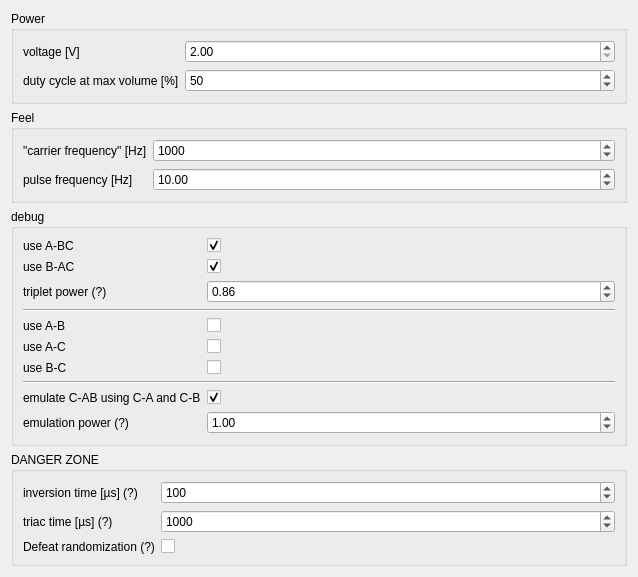
<?xml version="1.0" encoding="UTF-8"?>
<ui version="4.0">
 <class>NeoStimSettingsWidget</class>
 <widget class="QWidget" name="NeoStimSettingsWidget">
  <property name="geometry">
   <rect>
    <x>0</x>
    <y>0</y>
    <width>638</width>
    <height>533</height>
   </rect>
  </property>
  <property name="windowTitle">
   <string>Form</string>
  </property>
  <layout class="QVBoxLayout" name="verticalLayout">
   <item>
    <widget class="QGroupBox" name="groupBox">
     <property name="title">
      <string>Power</string>
     </property>
     <layout class="QFormLayout" name="formLayout">
      <item row="0" column="0">
       <widget class="QLabel" name="label">
        <property name="text">
         <string>voltage [V]</string>
        </property>
       </widget>
      </item>
      <item row="0" column="1">
       <widget class="QDoubleSpinBox" name="voltage">
        <property name="minimum">
         <double>2.000000000000000</double>
        </property>
        <property name="maximum">
         <double>10.000000000000000</double>
        </property>
        <property name="singleStep">
         <double>0.100000000000000</double>
        </property>
       </widget>
      </item>
      <item row="1" column="0">
       <widget class="QLabel" name="label_15">
        <property name="text">
         <string>duty cycle at max volume [%]</string>
        </property>
       </widget>
      </item>
      <item row="1" column="1">
       <widget class="QDoubleSpinBox" name="duty_cycle_at_max_power">
        <property name="decimals">
         <number>0</number>
        </property>
        <property name="maximum">
         <double>90.000000000000000</double>
        </property>
        <property name="value">
         <double>50.000000000000000</double>
        </property>
       </widget>
      </item>
     </layout>
    </widget>
   </item>
   <item>
    <widget class="QGroupBox" name="groupBox_3">
     <property name="title">
      <string>Feel</string>
     </property>
     <layout class="QFormLayout" name="formLayout_3">
      <item row="0" column="0">
       <widget class="QLabel" name="label_2">
        <property name="text">
         <string>&quot;carrier frequency&quot; [Hz]</string>
        </property>
       </widget>
      </item>
      <item row="0" column="1">
       <widget class="QDoubleSpinBox" name="carrier_frequency">
        <property name="decimals">
         <number>0</number>
        </property>
        <property name="minimum">
         <double>500.000000000000000</double>
        </property>
        <property name="maximum">
         <double>2000.000000000000000</double>
        </property>
        <property name="singleStep">
         <double>10.000000000000000</double>
        </property>
        <property name="value">
         <double>1000.000000000000000</double>
        </property>
       </widget>
      </item>
      <item row="1" column="0">
       <widget class="QLabel" name="label_3">
        <property name="text">
         <string>pulse frequency [Hz]</string>
        </property>
       </widget>
      </item>
      <item row="1" column="1">
       <widget class="QDoubleSpinBox" name="pulse_frequency">
        <property name="minimum">
         <double>1.000000000000000</double>
        </property>
        <property name="maximum">
         <double>100.000000000000000</double>
        </property>
        <property name="value">
         <double>10.000000000000000</double>
        </property>
       </widget>
      </item>
     </layout>
    </widget>
   </item>
   <item>
    <widget class="QGroupBox" name="groupBox_2">
     <property name="title">
      <string>debug</string>
     </property>
     <layout class="QFormLayout" name="formLayout_2">
      <item row="0" column="0">
       <widget class="QLabel" name="label_8">
        <property name="text">
         <string>use A-BC</string>
        </property>
       </widget>
      </item>
      <item row="0" column="1">
       <widget class="QCheckBox" name="use_a">
        <property name="text">
         <string/>
        </property>
        <property name="checked">
         <bool>true</bool>
        </property>
       </widget>
      </item>
      <item row="1" column="0">
       <widget class="QLabel" name="label_9">
        <property name="text">
         <string>use B-AC</string>
        </property>
       </widget>
      </item>
      <item row="1" column="1">
       <widget class="QCheckBox" name="use_b">
        <property name="text">
         <string/>
        </property>
        <property name="checked">
         <bool>true</bool>
        </property>
       </widget>
      </item>
      <item row="2" column="0">
       <widget class="QLabel" name="label_7">
        <property name="toolTip">
         <string>&lt;html&gt;&lt;head/&gt;&lt;body&gt;&lt;p&gt;Power of 3-electrode pulses vs 2-electrode pulses.&lt;/p&gt;&lt;p&gt;Theoretical value = sqrt(3)/2 = .86&lt;/p&gt;&lt;/body&gt;&lt;/html&gt;</string>
        </property>
        <property name="text">
         <string>triplet power (?)</string>
        </property>
       </widget>
      </item>
      <item row="2" column="1">
       <widget class="QDoubleSpinBox" name="triplet_power">
        <property name="minimum">
         <double>0.000000000000000</double>
        </property>
        <property name="maximum">
         <double>1.000000000000000</double>
        </property>
        <property name="singleStep">
         <double>0.010000000000000</double>
        </property>
        <property name="value">
         <double>0.860000000000000</double>
        </property>
       </widget>
      </item>
      <item row="3" column="0" colspan="2">
       <widget class="Line" name="line">
        <property name="minimumSize">
         <size>
          <width>100</width>
          <height>0</height>
         </size>
        </property>
        <property name="orientation">
         <enum>Qt::Horizontal</enum>
        </property>
       </widget>
      </item>
      <item row="4" column="0">
       <widget class="QLabel" name="label_10">
        <property name="text">
         <string>use A-B</string>
        </property>
       </widget>
      </item>
      <item row="4" column="1">
       <widget class="QCheckBox" name="use_ab">
        <property name="text">
         <string/>
        </property>
        <property name="checked">
         <bool>false</bool>
        </property>
       </widget>
      </item>
      <item row="5" column="0">
       <widget class="QLabel" name="label_11">
        <property name="text">
         <string>use A-C</string>
        </property>
       </widget>
      </item>
      <item row="5" column="1">
       <widget class="QCheckBox" name="use_ac">
        <property name="text">
         <string/>
        </property>
        <property name="checked">
         <bool>false</bool>
        </property>
       </widget>
      </item>
      <item row="6" column="0">
       <widget class="QLabel" name="label_12">
        <property name="text">
         <string>use B-C</string>
        </property>
       </widget>
      </item>
      <item row="6" column="1">
       <widget class="QCheckBox" name="use_bc">
        <property name="text">
         <string/>
        </property>
        <property name="checked">
         <bool>false</bool>
        </property>
       </widget>
      </item>
      <item row="7" column="0" colspan="2">
       <widget class="Line" name="line_2">
        <property name="sizePolicy">
         <sizepolicy hsizetype="Expanding" vsizetype="Fixed">
          <horstretch>1</horstretch>
          <verstretch>0</verstretch>
         </sizepolicy>
        </property>
        <property name="minimumSize">
         <size>
          <width>100</width>
          <height>0</height>
         </size>
        </property>
        <property name="orientation">
         <enum>Qt::Horizontal</enum>
        </property>
       </widget>
      </item>
      <item row="9" column="0">
       <widget class="QLabel" name="label_13">
        <property name="text">
         <string>emulate C-AB using C-A and C-B</string>
        </property>
       </widget>
      </item>
      <item row="9" column="1">
       <widget class="QCheckBox" name="emulate_ab_c">
        <property name="text">
         <string/>
        </property>
        <property name="checked">
         <bool>true</bool>
        </property>
       </widget>
      </item>
      <item row="10" column="0">
       <widget class="QLabel" name="label_14">
        <property name="toolTip">
         <string>&lt;html&gt;&lt;head/&gt;&lt;body&gt;&lt;p&gt;suggested value 0.9 to 1.0&lt;/p&gt;&lt;/body&gt;&lt;/html&gt;</string>
        </property>
        <property name="text">
         <string>emulation power (?)</string>
        </property>
       </widget>
      </item>
      <item row="10" column="1">
       <widget class="QDoubleSpinBox" name="emulation_power">
        <property name="minimum">
         <double>0.000000000000000</double>
        </property>
        <property name="maximum">
         <double>1.200000000000000</double>
        </property>
        <property name="singleStep">
         <double>0.010000000000000</double>
        </property>
        <property name="value">
         <double>1.000000000000000</double>
        </property>
       </widget>
      </item>
     </layout>
    </widget>
   </item>
   <item>
    <widget class="QGroupBox" name="groupBox_4">
     <property name="title">
      <string>DANGER ZONE</string>
     </property>
     <layout class="QFormLayout" name="formLayout_4">
      <item row="0" column="0">
       <widget class="QLabel" name="label_4">
        <property name="toolTip">
         <string>&lt;html&gt;&lt;head/&gt;&lt;body&gt;&lt;p&gt;Time betweel positive and negative pulse.&lt;/p&gt;&lt;p&gt;80µs-100µs for best theoretical efficiency.&lt;/p&gt;&lt;p&gt;Values below 30µs are unstable.&lt;/p&gt;&lt;/body&gt;&lt;/html&gt;</string>
        </property>
        <property name="text">
         <string>inversion time [µs] (?)</string>
        </property>
       </widget>
      </item>
      <item row="0" column="1">
       <widget class="QDoubleSpinBox" name="inversion_time">
        <property name="decimals">
         <number>0</number>
        </property>
        <property name="minimum">
         <double>1.000000000000000</double>
        </property>
        <property name="maximum">
         <double>500.000000000000000</double>
        </property>
        <property name="value">
         <double>100.000000000000000</double>
        </property>
       </widget>
      </item>
      <item row="1" column="0">
       <widget class="QLabel" name="label_5">
        <property name="toolTip">
         <string>&lt;html&gt;&lt;head/&gt;&lt;body&gt;&lt;p&gt;Delay between two pulses with different triac configurations.&lt;/p&gt;&lt;p&gt;Values below 1000µs can result in misfiring, especially when voltage is high.&lt;/p&gt;&lt;/body&gt;&lt;/html&gt;</string>
        </property>
        <property name="text">
         <string>triac time [µs] (?)</string>
        </property>
       </widget>
      </item>
      <item row="1" column="1">
       <widget class="QDoubleSpinBox" name="switch_time">
        <property name="decimals">
         <number>0</number>
        </property>
        <property name="minimum">
         <double>100.000000000000000</double>
        </property>
        <property name="maximum">
         <double>3000.000000000000000</double>
        </property>
        <property name="value">
         <double>1000.000000000000000</double>
        </property>
       </widget>
      </item>
      <item row="2" column="0">
       <widget class="QLabel" name="label_6">
        <property name="toolTip">
         <string>&lt;html&gt;&lt;head/&gt;&lt;body&gt;&lt;p&gt;Improve viewing experience on the scope.&lt;/p&gt;&lt;p&gt;Improve smoothness.&lt;/p&gt;&lt;p&gt;Not sure if safe.&lt;/p&gt;&lt;/body&gt;&lt;/html&gt;</string>
        </property>
        <property name="text">
         <string>Defeat randomization (?)</string>
        </property>
       </widget>
      </item>
      <item row="2" column="1">
       <widget class="QCheckBox" name="defeat_randomization">
        <property name="text">
         <string/>
        </property>
       </widget>
      </item>
     </layout>
    </widget>
   </item>
   <item>
    <spacer name="verticalSpacer">
     <property name="orientation">
      <enum>Qt::Vertical</enum>
     </property>
     <property name="sizeHint" stdset="0">
      <size>
       <width>20</width>
       <height>40</height>
      </size>
     </property>
    </spacer>
   </item>
  </layout>
 </widget>
 <tabstops>
  <tabstop>voltage</tabstop>
  <tabstop>duty_cycle_at_max_power</tabstop>
  <tabstop>carrier_frequency</tabstop>
  <tabstop>pulse_frequency</tabstop>
  <tabstop>use_a</tabstop>
  <tabstop>use_b</tabstop>
  <tabstop>use_ab</tabstop>
  <tabstop>use_ac</tabstop>
  <tabstop>use_bc</tabstop>
  <tabstop>emulate_ab_c</tabstop>
  <tabstop>inversion_time</tabstop>
  <tabstop>switch_time</tabstop>
  <tabstop>defeat_randomization</tabstop>
 </tabstops>
 <resources/>
 <connections/>
</ui>
